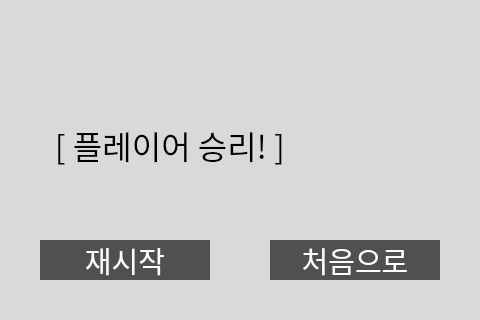
<?xml version="1.0" encoding="UTF-8"?>
<ui version="4.0">
 <class>MainWindow</class>
 <widget class="QMainWindow" name="MainWindow">
  <property name="geometry">
   <rect>
    <x>0</x>
    <y>0</y>
    <width>480</width>
    <height>320</height>
   </rect>
  </property>
  <property name="windowTitle">
   <string>MainWindow</string>
  </property>
  <property name="styleSheet">
   <string notr="true">background-color: rgb(217, 217, 217);</string>
  </property>
  <widget class="QWidget" name="centralwidget">
   <widget class="QPushButton" name="btn_restart">
    <property name="geometry">
     <rect>
      <x>40</x>
      <y>240</y>
      <width>170</width>
      <height>40</height>
     </rect>
    </property>
    <property name="font">
     <font>
      <family>NanumSquare</family>
      <pointsize>22</pointsize>
     </font>
    </property>
    <property name="focusPolicy">
     <enum>Qt::NoFocus</enum>
    </property>
    <property name="styleSheet">
     <string notr="true">background-color: rgb(80, 80, 80);
color: rgb(255, 255, 255);
border:none;</string>
    </property>
    <property name="text">
     <string>재시작</string>
    </property>
   </widget>
   <widget class="QPushButton" name="btn_new">
    <property name="geometry">
     <rect>
      <x>270</x>
      <y>240</y>
      <width>170</width>
      <height>40</height>
     </rect>
    </property>
    <property name="font">
     <font>
      <family>NanumSquare</family>
      <pointsize>22</pointsize>
     </font>
    </property>
    <property name="focusPolicy">
     <enum>Qt::NoFocus</enum>
    </property>
    <property name="styleSheet">
     <string notr="true">background-color: rgb(80, 80, 80);
color: rgb(255, 255, 255);
border:none;</string>
    </property>
    <property name="text">
     <string>처음으로</string>
    </property>
   </widget>
   <widget class="QLabel" name="lb_winner">
    <property name="geometry">
     <rect>
      <x>25</x>
      <y>110</y>
      <width>290</width>
      <height>70</height>
     </rect>
    </property>
    <property name="font">
     <font>
      <family>NanumSquareRound</family>
      <pointsize>24</pointsize>
      <weight>50</weight>
      <bold>false</bold>
     </font>
    </property>
    <property name="styleSheet">
     <string notr="true">color: rgb(0, 0, 0);</string>
    </property>
    <property name="text">
     <string>[ 플레이어 승리! ]</string>
    </property>
    <property name="alignment">
     <set>Qt::AlignCenter</set>
    </property>
   </widget>
   <widget class="QLabel" name="lb_image">
    <property name="geometry">
     <rect>
      <x>310</x>
      <y>40</y>
      <width>134</width>
      <height>180</height>
     </rect>
    </property>
    <property name="text">
     <string/>
    </property>
   </widget>
   <zorder>lb_winner</zorder>
   <zorder>lb_image</zorder>
   <zorder>btn_restart</zorder>
   <zorder>btn_new</zorder>
  </widget>
 </widget>
 <resources/>
 <connections/>
</ui>
